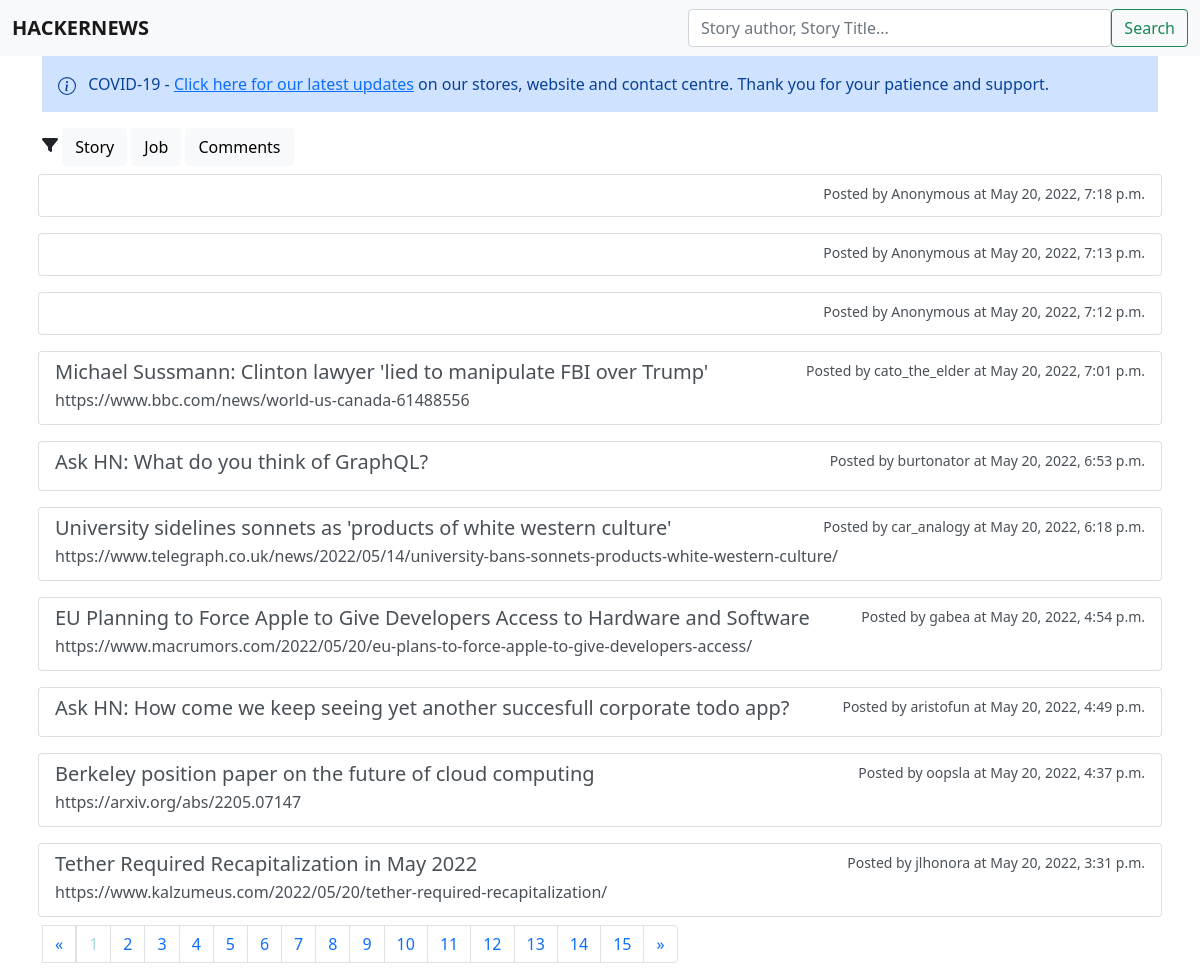
The page / on the database its author committed.
### topnews/models.py (models this page shows, shortened)
class Story(models.Model):
    author = models.CharField(max_length=50, null=True,
                              blank=True, default='Anonymous')
    title = models.CharField(max_length=200, null=True, blank=True)
    story_link = models.URLField(max_length=200, null=True, blank=True)
    slug = models.SlugField(max_length=255)
    item_type = models.CharField(
        max_length=30, choices=NEWS_TYPE, default='story')
    created = models.DateTimeField(blank=True, default=timezone.now)
    updated = models.DateTimeField(auto_now=True)
    def get_absolute_url(self):
        return reverse('topnews:story_detail', kwargs={'pk': self.pk})

### topnews/views.py (the view)
# urls.py: 2. Add a URL to urlpatterns:  path('', views.home, name='home')
def home(request):
    topstories = Story.objects.all().order_by('-created')
    page = request.GET.get('page', 1)
    paginator = Paginator(topstories, 10)
    try:
        mystories = paginator.page(page)
    except PageNotAnInteger:
        mystories = paginator.page(1)
    except EmptyPage:
        mystories = paginator.page(paginator.num_pages)
    context = {"topstories":mystories, "totalstories":topstories.count()}
    return render(request, 'topnews/home.html', context)

### templates/topnews/home.html (shortened to what this page needs)
{% extends 'topnews/base.html' %}
{% block content %}
{% if totalstories > 0 %}
{% for topstory in topstories %}
<div class="container p-2">
    <div class="list-group">
        <a href="{{ topstory.get_absolute_url }}" class="list-group-item list-group-item-action" aria-current="true">
          <div class="d-flex w-100 justify-content-between">
            <h5 class="mb-1">{{ topstory.title }}</h5>
            <small>Posted by {{ topstory.author }} at {{ topstory.created }}</small>
          </div>
          <p class="mb-1">{{ topstory.story_link}}</p>
        </a>
    </div>
</div>
{% endfor %}
{% else %}
    <p> There are no available stories </p>
{% endif %}
<div class="container">
   {% if topstories.has_other_pages %}
            <nav aria-label="Page navigation example">
                <ul class="pagination">
                    {% if topstories.has_previous %}
                      <li class="page-item"><a class="page-link" href="?page={{ topstories.previous_page_number }}" aria-label="Previous">
                          <span aria-hidden="true" >&laquo;</span>
                          <span class="sr-only">Previous</span>
                          </a>
                      </li>
                    {% else %}
                      <li class=" page-item disabled page-link"><span>&laquo;</span></li>
                    {% endif %}
                    {% for i in topstories.paginator.page_range %}
                      {% if topstories.number == i %}
                          <li class="active page-item page-link mr-5 text-end"><span style="color: lightblue;">{{ i }} <span class="sr-only">(current)</span></span></li>
                      {% else %}
                          <li class="page-item"><a class="page-link" href="?page={{ i }}">{{ i }}</a></li>
                      {% endif %}
                    {% endfor %}
                    {% if topstories.has_next %}
                      <li class="page-item"><a class="page-link" href="?page={{ topstories.next_page_number }}" aria-label="Next">
                          <span aria-hidden="true" >&raquo;</span>
                          </a>
                      </li>
                    {% else %}
                      <li class=" page-item disabled page-link"><span>&raquo;</span></li>
                    {% endif %}
                </ul>
            </nav>
            {% endif %}
</div>
{% endblock %}

### templates/topnews/base.html (shortened to what this page needs)
{% load static %}
<!DOCTYPE html>
<html lang="en">
<head>
    <link href="https://cdn.jsdelivr.net/npm/bootstrap@5.0.0-beta1/dist/css/bootstrap.min.css" rel="stylesheet">
    <link rel="stylesheet" href="path/to/font-awesome/css/font-awesome.min.css">
</head>
<body>
    <header>
        <nav class="navbar navbar-light bg-light">
            <div class="container-fluid">
              <a href="{% url 'topnews:home' %}" class="navbar-brand" style=" font-weight: bold;">HACKERNEWS</a>
              <form method="GET" action="{% url 'topnews:search' %}" class="d-flex" style="width:500px !important;">
                <input class="form-control me-" type="text" name="search" placeholder="Story author, Story Title..." aria-label="Search">
                <button class="btn btn-outline-success" type="submit">Search</button>
              </form>
            </div>
          </nav>
    </header>
    <div class="container">
        <div class="alert alert-primary fw600 rounded-0 border-0 py-3" role="alert">
            COVID-19 - <a target="_blank" href="https://covid19.ncdc.gov.ng/">Click here for our latest updates</a> on our stores, website and contact centre. Thank you for
            your patience and support.
          </div>
    </div>
    <div class="container">
      <span><i class="fa fa-filter"></i></span>
      <a class='btn btn-light' href="{% url 'topnews:home' %}">Story</a>
      <a class='btn btn-light' href="{% url 'topnews:jobs' %}">Job</a>
      <a class='btn btn-light' href="{% url 'topnews:comments' %}">Comments</a>
  </div>
    <div id="content">{% block content %} {% endblock %}</div>
</body>
</html>

### rows shown on the page
Story: author "Anonymous", created "May 20, 2022, 7:18 p.m."
Story: author "Anonymous", created "May 20, 2022, 7:13 p.m."
Story: author "Anonymous", created "May 20, 2022, 7:12 p.m."
Story: title "Michael Sussmann: Clinton lawyer 'lied to manipulate FBI over Trump'", author "cato_the_elder", created "May 20, 2022, 7:01 p.m.", story_link "https://www.bbc.com/news/world-us-canada-61488556"
Story: title "Ask HN: What do you think of GraphQL?", author "burtonator", created "May 20, 2022, 6:53 p.m."
Story: title "University sidelines sonnets as 'products of white western culture'", author "car_analogy", created "May 20, 2022, 6:18 p.m.", story_link "https://www.telegraph.co.uk/news/2022/05/14/university-bans-sonnets-products-white-western-culture/"
Story: title "EU Planning to Force Apple to Give Developers Access to Hardware and Software", author "gabea", created "May 20, 2022, 4:54 p.m.", story_link "https://www.macrumors.com/2022/05/20/eu-plans-to-force-apple-to-give-developers-access/"
Story: title "Ask HN: How come we keep seeing yet another succesfull corporate todo app?", author "aristofun", created "May 20, 2022, 4:49 p.m."
Story: title "Berkeley position paper on the future of cloud computing", author "oopsla", created "May 20, 2022, 4:37 p.m.", story_link "https://arxiv.org/abs/2205.07147"
Story: title "Tether Required Recapitalization in May 2022", author "jlhonora", created "May 20, 2022, 3:31 p.m.", story_link "https://www.kalzumeus.com/2022/05/20/tether-required-recapitalization/"

### other values the page prints
{{ i }} "1"
{{ i }} "2" "3" "4" "5" "6" "7" "8" "9" "10" "11" "12" "13" "14" "15"
